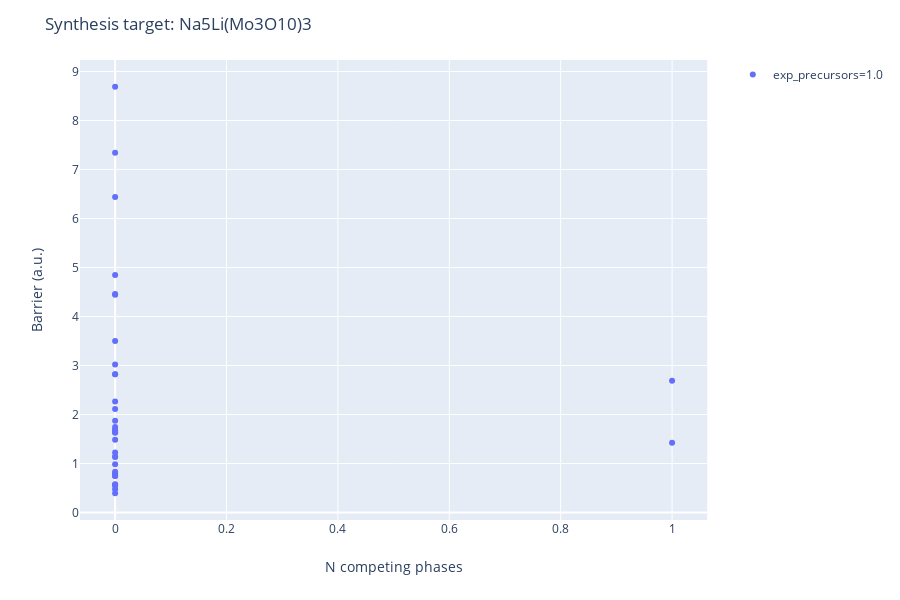

Notebook code for this chart:
### Code cell
router.recommend_routes(temperature=1000, pressure=None, allow_gas_release=True, 
                        show_known_precursors_only=True, max_component_precursors=2)

### Figure 1 — Plotly figure (JSON) as saved in the notebook; plotly's stock layout.template omitted (floating-point values rounded to 4 significant figures)
{"data": [{"customdata": [["2.5 Na2O2(mp-2340) + 9.0 Mo(mp-129) + 0.5 Li2O(mp-1960) + 12.25 O2(mp-1091399)"], ["2.5 Na2O2(mp-2340) + 9.0 Mo(mp-129) + 1.0 Li(mp-135) + 12.5 O2(mp-1091399)"], ["2.5 Na2O2(mp-2340) + 9.0 Mo(mp-129) + 0.5 Li2O2(mp-841) + 12.0 O2(mp-1091399)"], ["2.5 Na2O2(mp-2340) + 0.5 Li2O(mp-1960) + 9.0 MoO2(mp-510536) + 3.25 O2(mp-1091399)"], ["2.5 Na2O2(mp-2340) + 9.0 MoO2(mp-510536) + 1.0 Li(mp-135) + 3.5 O2(mp-1091399)"], ["2.5 Na2O2(mp-2340) + 9.0 MoO2(mp-510536) + 0.5 Li2O2(mp-841) + 3.0 O2(mp-1091399)"], ["2.5 Na2O2(mp-2340) + 9.0 Mo(mp-129) + -0.5 CO2(mp-20066) + 0.5 Li2CO3(mp-3054) + 12.25 O2(mp-1091399)"], ["2.5 Na2O2(mp-2340) + -4.5 CO2(mp-20066) + 0.5 Li2O(mp-1960) + 4.5 Mo2C(mp-1552) + 16.75 O2(mp-1091399)"], ["2.5 Na2O2(mp-2340) + -0.5 CO2(mp-20066) + 9.0 MoO2(mp-510536) + 0.5 Li2CO3(mp-3054) + 3.25 O2(mp-1091399)"], ["2.5 Na2O2(mp-2340) + -4.5 CO2(mp-20066) + 4.5 Mo2C(mp-1552) + 1.0 Li(mp-135) + 17.0 O2(mp-1091399)"], ["2.5 Na2O2(mp-2340) + -4.5 CO2(mp-20066) + 4.5 Mo2C(mp-1552) + 0.5 Li2O2(mp-841) + 16.5 O2(mp-1091399)"], ["2.5 Na2O2(mp-2340) + -5.0 CO2(mp-20066) + 4.5 Mo2C(mp-1552) + 0.5 Li2CO3(mp-3054) + 16.75 O2(mp-1091399)"], ["9.0 Mo(mp-129) + 2.5 Na2O(mp-2352) + 0.5 Li2O(mp-1960) + 13.5 O2(mp-1091399)"], ["9.0 Mo(mp-129) + 2.5 Na2O(mp-2352) + 1.0 Li(mp-135) + 13.75 O2(mp-1091399)"], ["9.0 Mo(mp-129) + 2.5 Na2O(mp-2352) + 0.5 Li2O2(mp-841) + 13.25 O2(mp-1091399)"], ["2.5 Na2O(mp-2352) + 0.5 Li2O(mp-1960) + 9.0 MoO2(mp-510536) + 4.5 O2(mp-1091399)"], ["2.5 Na2O(mp-2352) + 9.0 MoO2(mp-510536) + 1.0 Li(mp-135) + 4.75 O2(mp-1091399)"], ["2.5 Na2O(mp-2352) + 9.0 MoO2(mp-510536) + 0.5 Li2O2(mp-841) + 4.25 O2(mp-1091399)"], ["9.0 Mo(mp-129) + 2.5 Na2CO3(mp-1201027) + -2.5 CO2(mp-20066) + 0.5 Li2O(mp-1960) + 13.5 O2(mp-1091399)"], ["9.0 Mo(mp-129) + 2.5 Na2CO3(mp-1201027) + -2.5 CO2(mp-20066) + 1.0 Li(mp-135) + 13.75 O2(mp-1091399)"], ["9.0 Mo(mp-129) + 2.5 Na2CO3(mp-1201027) + -2.5 CO2(mp-20066) + 0.5 Li2O2(mp-841) + 13.25 O2(mp-1091399)"], ["9.0 Mo(mp-129) + 2.5 Na2CO3(mp-1201027) + -3.0 CO2(mp-20066) + 0.5 Li2CO3(mp-3054) + 13.5 O2(mp-1091399)"], ["9.0 Mo(mp-129) + 2.5 Na2O(mp-2352) + -0.5 CO2(mp-20066) + 0.5 Li2CO3(mp-3054) + 13.5 O2(mp-1091399)"], ["2.5 Na2CO3(mp-1201027) + -2.5 CO2(mp-20066) + 0.5 Li2O(mp-1960) + 9.0 MoO2(mp-510536) + 4.5 O2(mp-1091399)"], ["2.5 Na2CO3(mp-1201027) + -7.0 CO2(mp-20066) + 0.5 Li2O(mp-1960) + 4.5 Mo2C(mp-1552) + 18.0 O2(mp-1091399)"], ["2.5 Na2CO3(mp-1201027) + -2.5 CO2(mp-20066) + 9.0 MoO2(mp-510536) + 1.0 Li(mp-135) + 4.75 O2(mp-1091399)"], ["2.5 Na2CO3(mp-1201027) + -2.5 CO2(mp-20066) + 9.0 MoO2(mp-510536) + 0.5 Li2O2(mp-841) + 4.25 O2(mp-1091399)"], ["2.5 Na2CO3(mp-1201027) + -3.0 CO2(mp-20066) + 9.0 MoO2(mp-510536) + 0.5 Li2CO3(mp-3054) + 4.5 O2(mp-1091399)"], ["2.5 Na2CO3(mp-1201027) + -7.0 CO2(mp-20066) + 4.5 Mo2C(mp-1552) + 1.0 Li(mp-135) + 18.25 O2(mp-1091399)"], ["2.5 Na2CO3(mp-1201027) + -7.0 CO2(mp-20066) + 4.5 Mo2C(mp-1552) + 0.5 Li2O2(mp-841) + 17.75 O2(mp-1091399)"], ["2.5 Na2CO3(mp-1201027) + -7.5 CO2(mp-20066) + 4.5 Mo2C(mp-1552) + 0.5 Li2CO3(mp-3054) + 18.0 O2(mp-1091399)"], ["2.5 Na2O(mp-2352) + -4.5 CO2(mp-20066) + 0.5 Li2O(mp-1960) + 4.5 Mo2C(mp-1552) + 18.0 O2(mp-1091399)"], ["2.5 Na2O(mp-2352) + -0.5 CO2(mp-20066) + 9.0 MoO2(mp-510536) + 0.5 Li2CO3(mp-3054) + 4.5 O2(mp-1091399)"], ["2.5 Na2O(mp-2352) + -4.5 CO2(mp-20066) + 4.5 Mo2C(mp-1552) + 1.0 Li(mp-135) + 18.25 O2(mp-1091399)"], ["2.5 Na2O(mp-2352) + -4.5 CO2(mp-20066) + 4.5 Mo2C(mp-1552) + 0.5 Li2O2(mp-841) + 17.75 O2(mp-1091399)"], ["2.5 Na2O(mp-2352) + -5.0 CO2(mp-20066) + 4.5 Mo2C(mp-1552) + 0.5 Li2CO3(mp-3054) + 18.0 O2(mp-1091399)"]], "hoverlabel": {"namelength": 0}, "hovertemplate": "exp_precursors=1.0<br>n_competing=%{x}<br>barrier=%{y}<br>summary=%{customdata[0]}", "legendgroup": "exp_precursors=1.0", "marker": {"color": "#636efa", "symbol": "circle"}, "mode": "markers", "name": "exp_precursors=1.0", "showlegend": true, "type": "scatter", "x": [0, 0, 0, 0, 0, 0, 0, 0, 0, 1, 0, 0, 0, 0, 0, 0, 0, 0, 0, 0, 0, 0, 0, 0, 0, 0, 0, 0, 0, 0, 0, 0, 0, 1, 0, 0], "xaxis": "x", "y": [1.748, 2.822, 3.021, 2.265, 0.9866, 2.113, 1.131, 1.626, 3.499, 2.69, 2.822, 0.8009, 1.648, 1.486, 1.638, 4.848, 1.144, 4.446, 0.7657, 0.5454, 0.7441, 0.7443, 1.227, 8.69, 0.5766, 1.875, 7.345, 4.461, 0.3938, 0.5688, 0.475, 1.687, 6.441, 1.423, 1.673, 0.8348], "yaxis": "y"}], "layout": {"height": 600, "legend": {"tracegroupgap": 0}, "margin": {"t": 60}, "title": {"text": "Synthesis target: Na5Li(Mo3O10)3"}, "xaxis": {"anchor": "y", "domain": [0, 0.98], "title": {"text": "N competing phases"}}, "yaxis": {"anchor": "x", "domain": [0, 1], "title": {"text": "Barrier (a.u.)"}}}}
